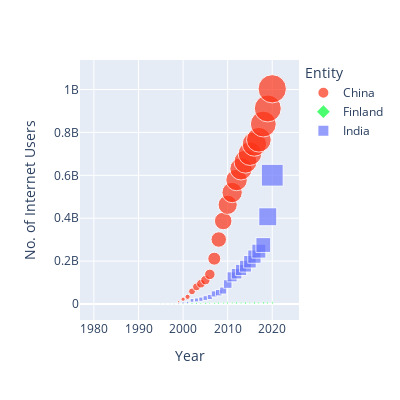

Notebook cell for this chart:
### Code cell
color = px.colors.qualitative.Light24
px.scatter(data_frame=df_country, x='Year', y='No. of Internet Users',
            width=400,height=400, color = 'Entity', 
            color_discrete_sequence = color, symbol='Entity',
            size= 'No. of Internet Users'
            )
